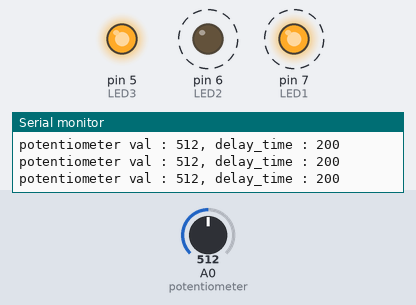
This sketch was run on a simulated Arduino Uno, built with avr-gcc and run on an emulated ATmega328P. On the bench: output pins drawn as LEDs (lit = HIGH), the last lines printed to the serial monitor. Dashed ring = blinking. Inputs (shaded band) come from the test bench; at power-on: A0 (potentiometer) = 512.

Above: at 0.7 s.
1.3 s: A0 (potentiometer) set to 122
At 2.3 s:
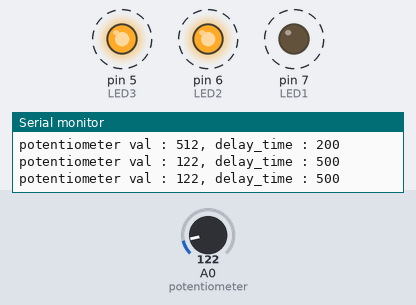
4.3 s: A0 (potentiometer) set to 672
At 4.49 s:
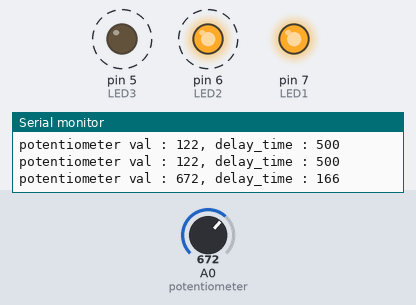
7.3 s: A0 (potentiometer) set to 695
Timing chart, 0 to 16.3 s (numbered marks = the images above; inputs shaded):
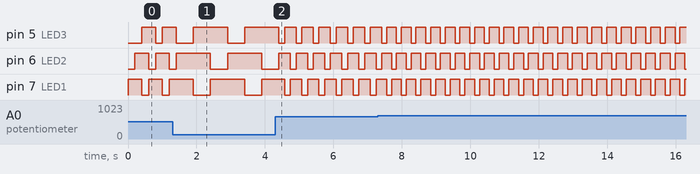

Measured:
- after the input at 1.3 s, pin 5 (LED3): LOW → HIGH after 0.61 s, → LOW 1.0 s later, → HIGH 0.50 s later; pin 6 (LED2): HIGH → LOW after 1.1 s, → HIGH 0.50 s later, → LOW 1.0 s later; pin 7 (LED1): alternates HIGH for 1.0 s and LOW for 0.50 s, starting after 0.61 s
- after the input at 4.3 s, pin 5 (LED3), pin 7 (LED1): alternates HIGH for 0.33 s and LOW for 0.17 s, starting after 0.28 s; pin 6 (LED2): alternates HIGH for 0.33 s and LOW for 0.17 s, starting after 0.44 s
- by itself, pin 6 (LED2), pin 7 (LED1): alternates HIGH for 0.40 s and LOW for 0.20 s

The sketch:

3.ino
```cpp
/*
3개 LED를 1초 간격으로 다음과 같이 점멸하도록 프로그램

LED1  OOXOOX...
LED2  XOOXOOX...
LED3  XXOOXOOX...

*/

//즉 2개씩 켜지도록 설계

//IO설정
const int LED1 = 7;
const int LED2 = 6;
const int LED3 = 5;
const int SWITCH = 10;
//전역변수
unsigned long i = 1;

void setup()
{
  pinMode(LED1, OUTPUT);
  pinMode(LED2, OUTPUT);
  pinMode(LED3, OUTPUT);
  Serial.begin(9600);

}

void potentiometer()
{
  int val = analogRead(A0);

  int delay_time = 1000/(1+9*val/1023);   //0이면 1000, 1023이면 100
  Serial.print("potentiometer val : ");
  Serial.print(val);
  Serial.print(", delay_time : ");
  Serial.println(delay_time);
  delay(delay_time);
}

void loop()
{
  if(i==1){

    digitalWrite(LED1, HIGH);
    digitalWrite(LED2, LOW);
    digitalWrite(LED3, LOW);
    potentiometer();
    i++;
  }
  else{
    while(1)
    {
      if(i%3==0)
      {
        digitalWrite(LED1, LOW);
        digitalWrite(LED2, HIGH);
        digitalWrite(LED3, HIGH);
        potentiometer();
        i++;
      }
      else if(i%3==1)
      {
        digitalWrite(LED1, HIGH);
        digitalWrite(LED2, LOW);
        digitalWrite(LED3, HIGH);
        potentiometer();
        i++;
      }
      else if(i%3==2)
      {
        digitalWrite(LED1, HIGH);
        digitalWrite(LED2, HIGH);
        digitalWrite(LED3, LOW);
        potentiometer();
        i++;
      }

    }

  }


}
```
